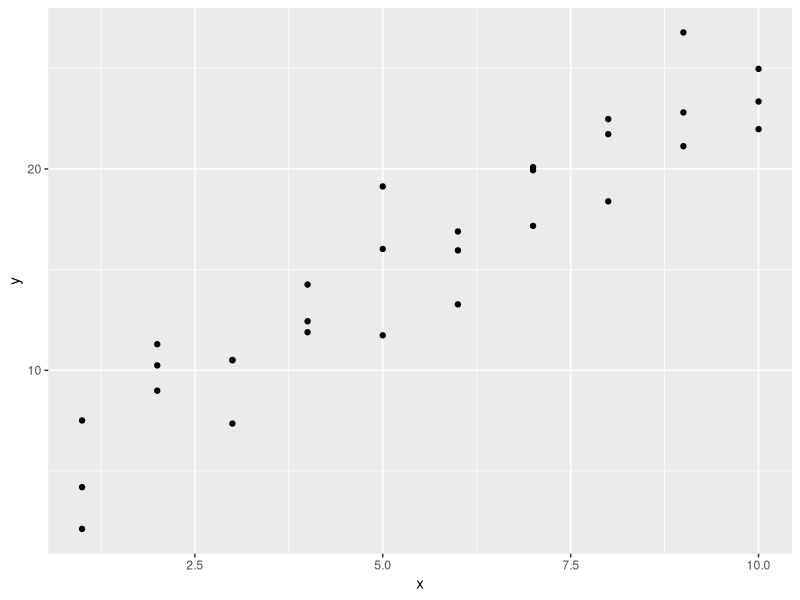
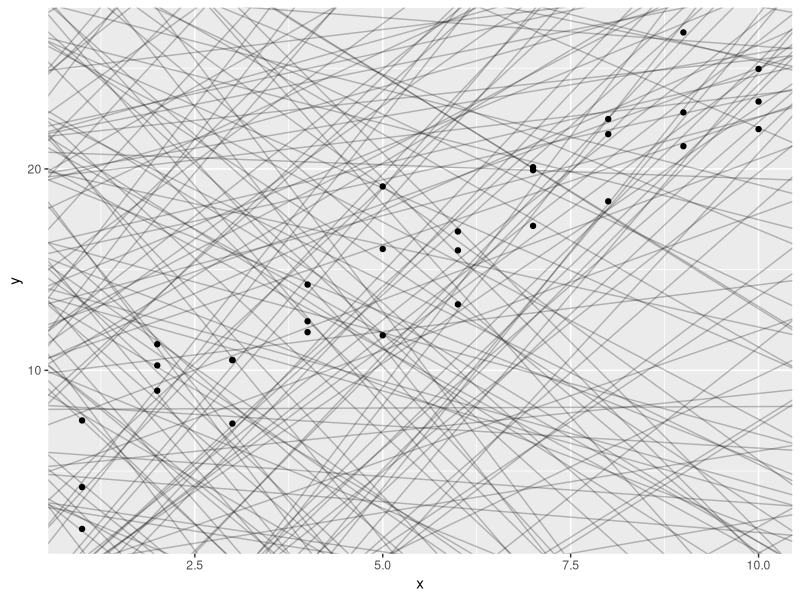
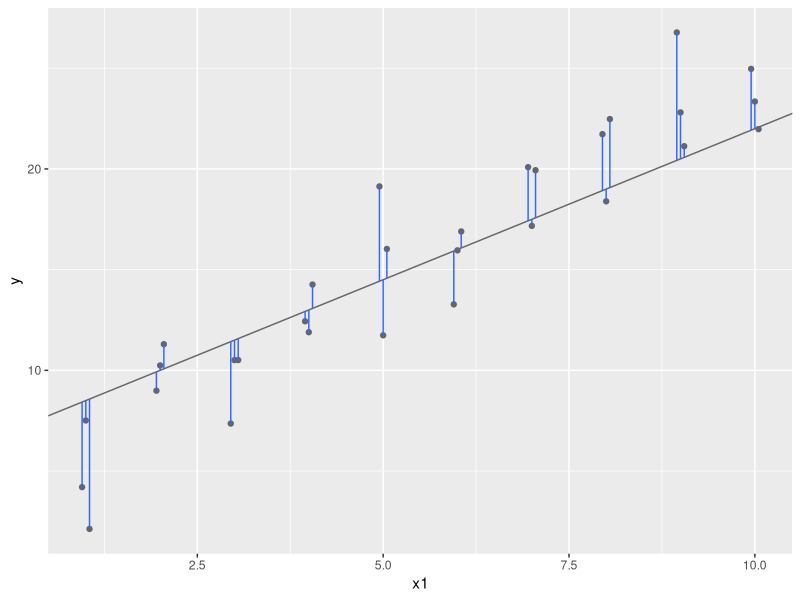
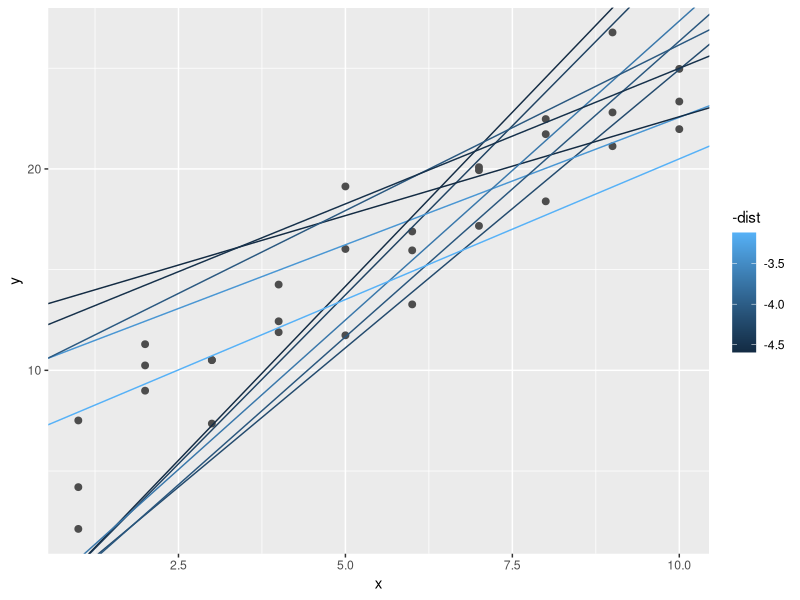
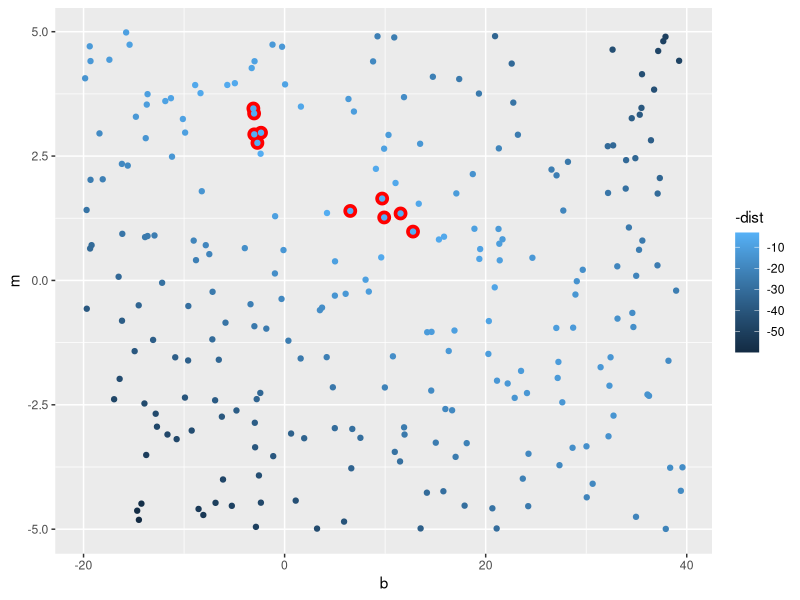
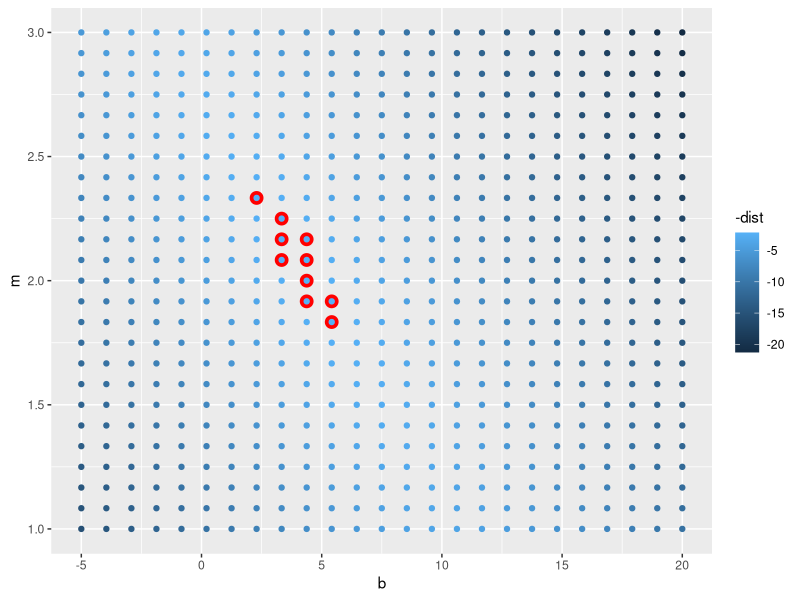
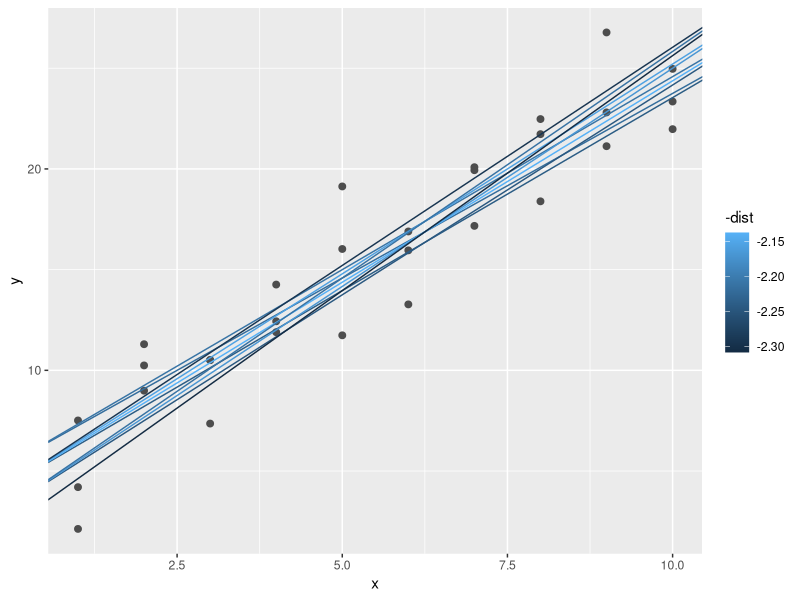
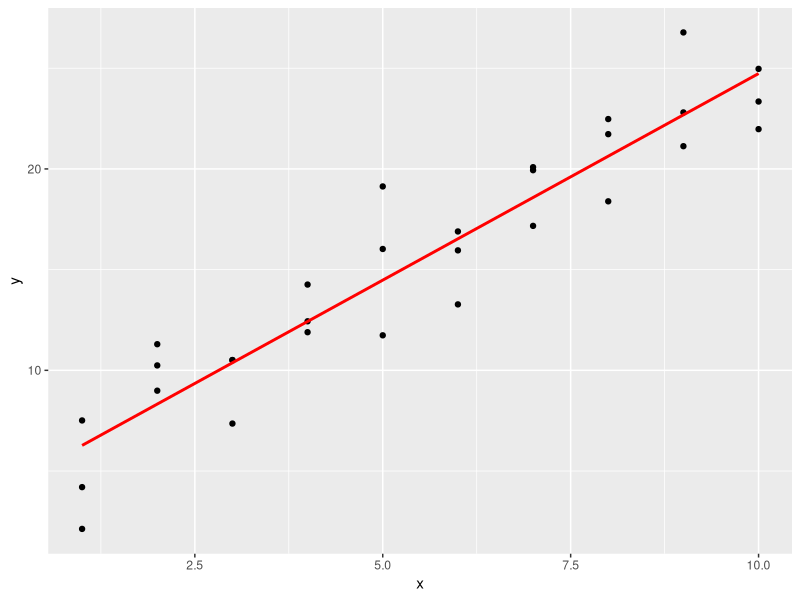

R code for these plots, in order:
## ---- chunk 1
knitr::opts_chunk$set(echo = FALSE, fig.width = 8, fig.height= 4.5)
library(tidyverse)
library(knitr)
## ---- chunk 2
library(tidyverse)

library(modelr)
options(na.action = na.warn)
## ---- chunk 3
ggplot(sim1, aes(x, y)) + 
  geom_point()

## ---- chunk 4
models <- tibble(
  b = runif(250, -20, 40),
  m = runif(250, -5, 5)
)

ggplot(sim1, aes(x, y)) + 
  geom_abline(aes(intercept = b, slope = m), data = models, alpha = 1/4) +
  geom_point() 
## ---- chunk 5
dist1 <- sim1 %>% 
  mutate(
    dodge = rep(c(-1, 0, 1) / 20, 10),
    x1 = x + dodge,
    pred = 7 + x1 * 1.5
  )
ggplot(dist1, aes(x1, y)) + 
  geom_abline(intercept = 7, slope = 1.5, colour = "grey40") +
  geom_point(colour = "grey40") +
  geom_linerange(aes(ymin = y, ymax = pred), colour = "#3366FF") 
## ---- chunk 6
model1 <- function(a, data) {
  a[1] + data$x * a[2]
}

measure_distance <- function(mod, data) {
  diff <- data$y - model1(mod, data)
  sqrt(mean(diff ^ 2))
}

sim1_dist <- function(a1, a2) {
  measure_distance(c(a1, a2), sim1)
}

models <- models %>% 
  mutate(dist = purrr::map2_dbl(b, m, sim1_dist))
## ---- chunk 7
ggplot(sim1, aes(x, y)) + 
  geom_point(size = 2, colour = "grey30") + 
  geom_abline(
    aes(intercept = b, slope = m, colour = -dist), 
    data = filter(models, rank(dist) <= 10)
  )
## ---- chunk 8
ggplot(models, aes(b, m)) +
  geom_point(data = filter(models, rank(dist) <= 10), size = 4, colour = "red") +
  geom_point(aes(colour = -dist))
## ---- chunk 9
grid <- expand.grid(
  b = seq(-5, 20, length = 25),
  m = seq(1, 3, length = 25)
  ) %>% 
  mutate(dist = purrr::map2_dbl(b, m, sim1_dist))

grid %>% 
  ggplot(aes(b, m)) +
  geom_point(data = filter(grid, rank(dist) <= 10), size = 4, colour = "red") +
  geom_point(aes(colour = -dist)) 
## ---- chunk 10
ggplot(sim1, aes(x, y)) + 
  geom_point(size = 2, colour = "grey30") + 
  geom_abline(
    aes(intercept = b, slope = m, colour = -dist), 
    data = filter(grid, rank(dist) <= 10)
  )
## ---- chunk 11
sim1_mod <- lm(y ~ x, data = sim1)

grid <- sim1 %>% 
  data_grid(x) %>% 
  add_predictions(sim1_mod)

ggplot(sim1, aes(x)) +
  geom_point(aes(y = y)) +
  geom_line(aes(y = pred), data = grid, colour = "red", size = 1)

## ---- chunk 12
sim1 <- sim1 %>% add_residuals(sim1_mod)

ggplot(sim1, aes(x, resid)) + 
  geom_ref_line(h = 0) +
  geom_point() 
## ---- chunk 13
ggplot(sim2) + 
  geom_point(aes(x, y))
## ---- chunk 14
mod2 <- lm(y ~ x, data = sim2)

grid <- sim2 %>% 
  data_grid(x) %>% 
  add_predictions(mod2)

ggplot(sim2, aes(x)) + 
  geom_point(aes(y = y)) +
  geom_point(data = grid, aes(y = pred), colour = "red", size = 4)
## ---- chunk 15
ggplot(sim3, aes(x1, y)) + 
  geom_point(aes(colour = x2))
## ---- chunk 16
mod1 <- lm(y ~ x1 + x2, data = sim3)
mod2 <- lm(y ~ x1 * x2, data = sim3)
## ---- chunk 17
grid <- sim3 %>% 
  data_grid(x1, x2) %>% 
  gather_predictions(mod1, mod2)
## ---- chunk 18
ggplot(sim3, aes(x1, y, colour = x2)) + 
  geom_point() + 
  geom_line(data = grid, aes(y = pred)) + 
  facet_wrap(~ model)
## ---- chunk 19
sim3 <- sim3 %>% 
  gather_residuals(mod1, mod2)

ggplot(sim3, aes(x1, resid, colour = x2)) + 
  geom_point() + 
  facet_grid(model ~ x2)
